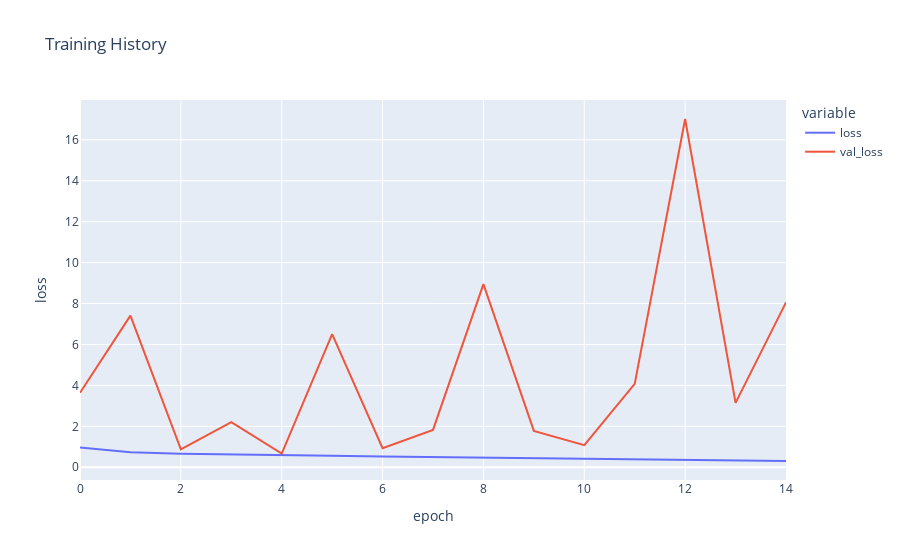

Notebook cell for this chart:
### Code cell
fx = px.line(
    history_gender.history, y=["loss", "val_loss"],
    labels = {'index':'epoch', 'value':'loss'},
    title = 'Training History')

fig.show()

### Figure 1 — Plotly figure (JSON) as saved in the notebook; plotly's stock layout.template omitted (floating-point values rounded to 4 significant figures)
{"data": [{"hovertemplate": "variable=loss<br>epoch=%{x}<br>loss=%{y}<extra></extra>", "legendgroup": "loss", "line": {"color": "#636efa", "dash": "solid"}, "marker": {"symbol": "circle"}, "mode": "lines", "name": "loss", "orientation": "v", "showlegend": true, "x": [0, 1, 2, 3, 4, 5, 6, 7, 8, 9, 10, 11, 12, 13, 14], "xaxis": "x", "y": [0.9632, 0.7292, 0.6649, 0.6178, 0.5903, 0.5584, 0.5294, 0.505, 0.4731, 0.4498, 0.4135, 0.3901, 0.3669, 0.3332, 0.3046], "yaxis": "y", "type": "scatter"}, {"hovertemplate": "variable=val_loss<br>epoch=%{x}<br>loss=%{y}<extra></extra>", "legendgroup": "val_loss", "line": {"color": "#EF553B", "dash": "solid"}, "marker": {"symbol": "circle"}, "mode": "lines", "name": "val_loss", "orientation": "v", "showlegend": true, "x": [0, 1, 2, 3, 4, 5, 6, 7, 8, 9, 10, 11, 12, 13, 14], "xaxis": "x", "y": [3.64, 7.408, 0.8764, 2.202, 0.6678, 6.502, 0.9284, 1.827, 8.949, 1.776, 1.077, 4.071, 17.02, 3.146, 8.057], "yaxis": "y", "type": "scatter"}], "layout": {"xaxis": {"anchor": "y", "domain": [0, 1], "title": {"text": "epoch"}, "type": "linear", "range": [0, 14], "autorange": true}, "yaxis": {"anchor": "x", "domain": [0, 1], "title": {"text": "loss"}, "type": "linear", "range": [-0.6239, 17.95], "autorange": true}, "legend": {"title": {"text": "variable"}, "tracegroupgap": 0}, "title": {"text": "Training History"}, "autosize": true}}
